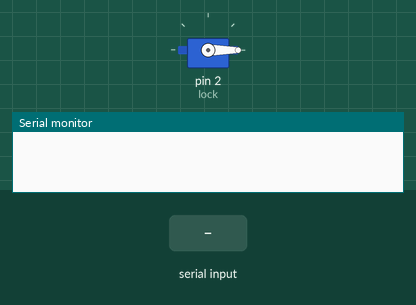
A sketch run on a simulated Arduino Uno, built with avr-gcc and run on an emulated ATmega328P. Parts: servo, the last lines printed to the serial monitor. The test bench sets the inputs (shaded band).

Above: at 1.7 s.
1.8 s: byte 5 (5) received over Serial
At 2.26 s:
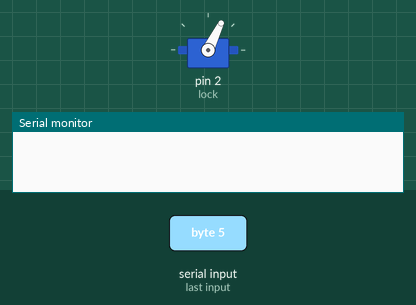
At 3.5 s:
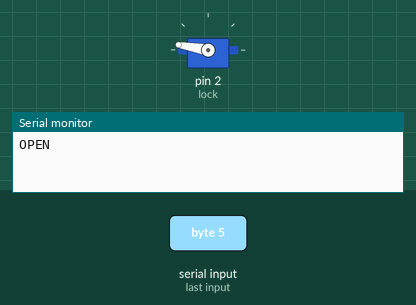
4.5 s: byte 9 (9) received over Serial
At 4.96 s:
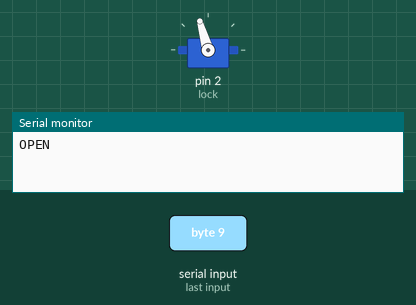
Timing chart, 0 to 7.5 s (numbered marks = the images above; inputs shaded):
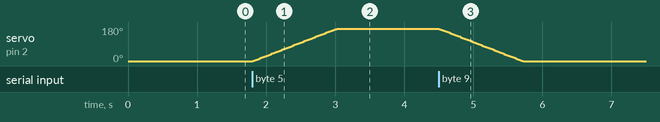

Measured:
- after the input at 1.8 s, servo on pin 2 (lock): moves from 0° to 170° over 1.2 s, starting at once
- after the input at 4.5 s, servo on pin 2 (lock): moves from 170° to 0° over 1.2 s, starting at once

The sketch:

smart_lock.ino
```cpp
#include <Servo.h>
Servo lock;

void setup()
{
 lock.attach(2);
 Serial.begin(9600);
 lock.write(0);
 delay(500);
 }
void loop()
{
  int i;
  int s=1;
  start:
  int a;
  if(Serial.available()>0)
  {
    a=Serial.read();
    if(a==5&&(s==1))
    {
     for(i=0;i<=170;i++)
     {
       lock.write(i);
       delay(7);
     }
     Serial.print("OPEN");
     s=0;
    }
    if((s==0)&&(a==9))
    {
      for(i=170;i>=0;i--)
    {
       lock.write(i);
       delay(7);
    }
    Serial.print("LOCKED");
    s=1;
      }
  }
  goto start;
}
```
